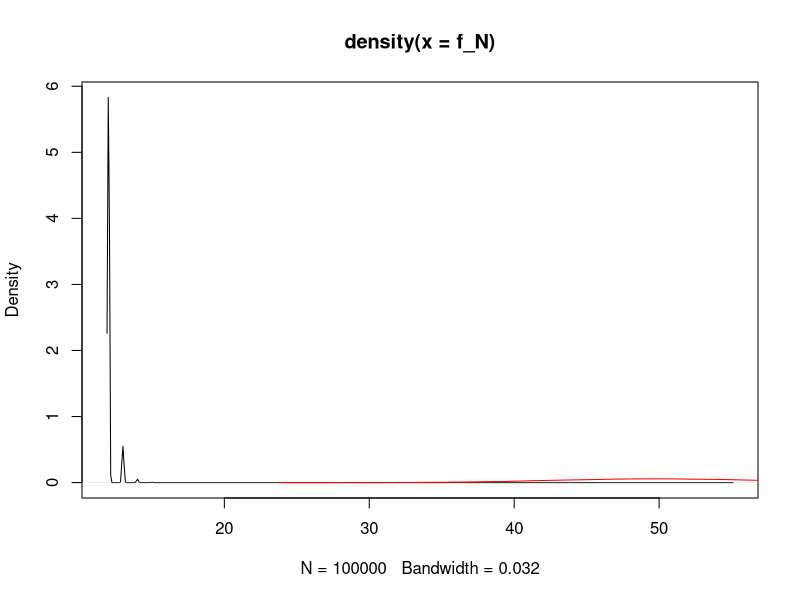

Reproduce this figure in R. (Note: this script raises an error after producing the figure.)

rm( list = ls( ) )
graphics.off( )

require( dplyr ); require( data.table )

n_samp <- 100000
I <- 14

data_capture <- 
  matrix(
    data = c( 2, 4, 2, 4, 4, 2, 3, 4, 2, 3, 5, 10, 2, 5,
              0, 0, 2, 4, 4, 2, 3, 2, 2, 3, 5, 6, 2, 5 ),
    nrow = 2,
    byrow = TRUE,
    dimnames = list(  c( 'ni', 'mi' ), c( 1:14 ) ) )

r <- (data_capture[ 'ni',] - data_capture[ 'mi',]) %>% sum
lambda <- 50
set.seed( 123456 )

# set N vector and N(0)
f_N <- numeric( n_samp )
# set matrix of pis and pi(0)
f_p <- matrix( nrow = n_samp, ncol = I )

f_N[ 1 ] <- 
  rpois( 1, lambda )

f_p[ 1, ] <- runif( 14,min = 0, max = 1 )

for( n in 2:n_samp ){

  f_N[ n ] <- 
    rpois( 1, 
           lambda = ( lambda * prod( ( 1 - f_p[ n - 1, ] ) ) ) ) + r
  
  for( j in 1:14 ){
    f_p[ n, j ] <-
      rbeta( 1,
             shape1 = ( data_capture[ 'ni', j ] + 1 ), 
             shape2 = ( f_N[ n ] - data_capture[ 'ni', j ] + 1 ) )  
    
  }
    
}

quantile(f_N, probs = seq(0,1,0.1))

plot( density(f_N) , type = 'l')
lines( density(rpois(10000,lambda)), col = 'red')
barplot()
line( )